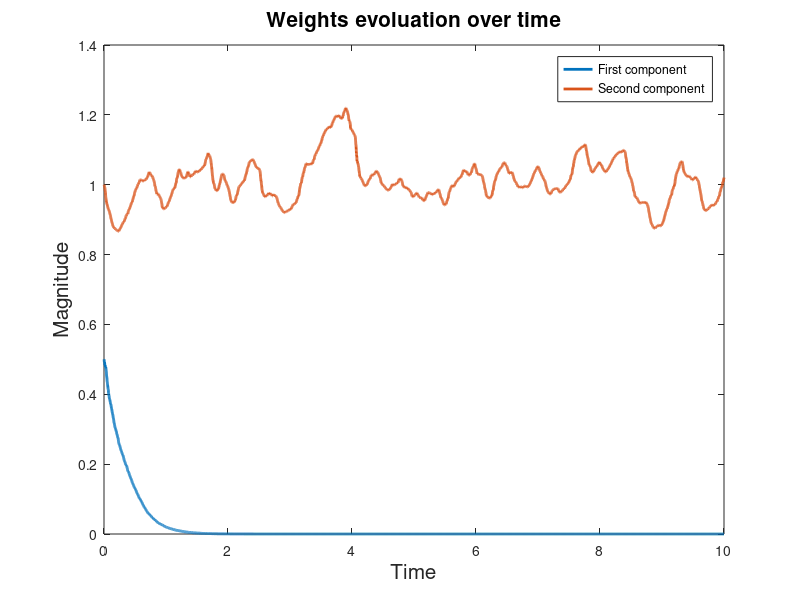
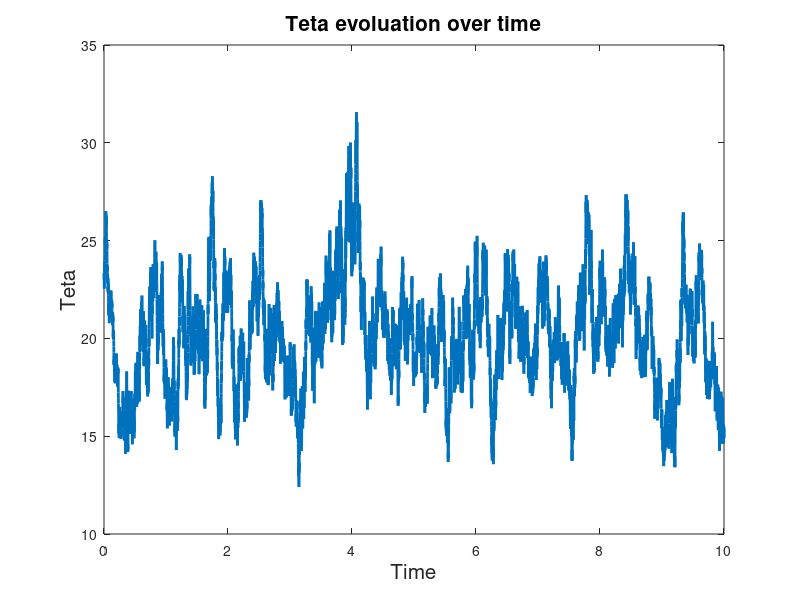
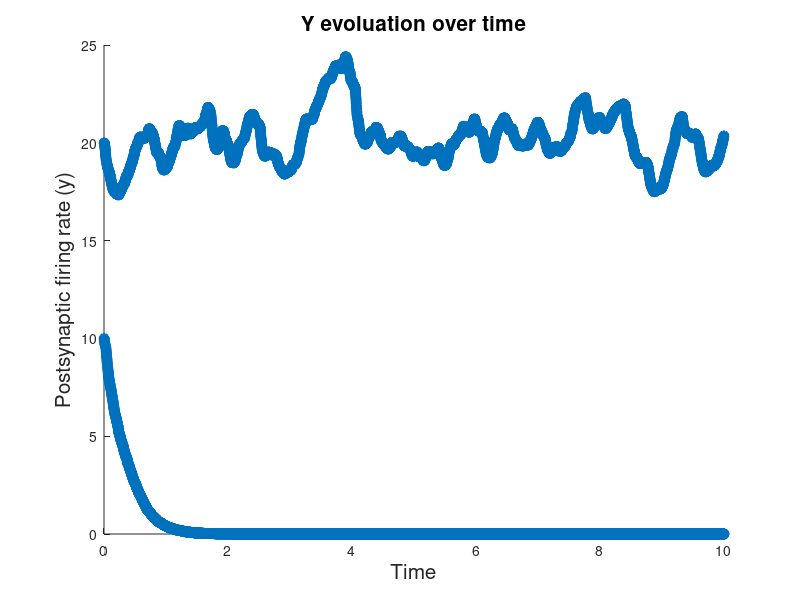
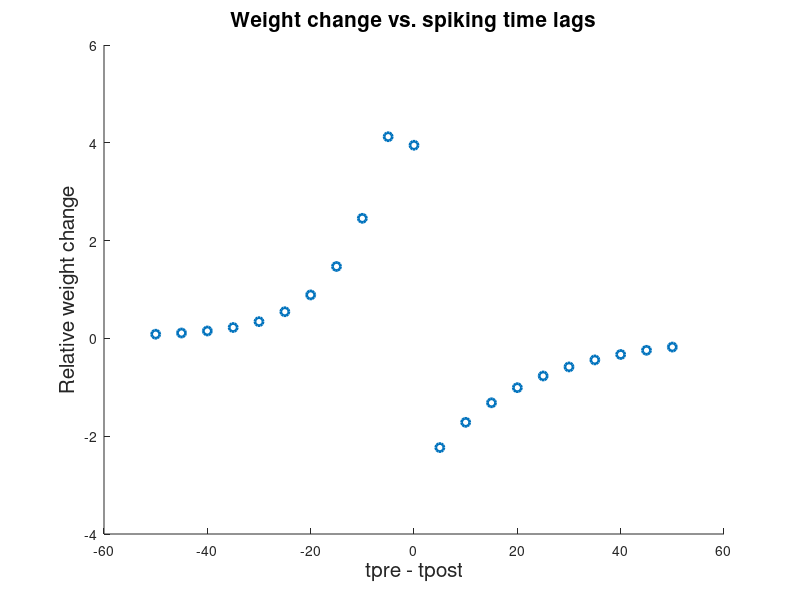

Here is the MATLAB script that generated these plots, in order:
%% BCM

close all
clc, clear

%Initialization
x_1 = [20; 0];
x_2 = [0; 20];
timestep = 10^-3;
T = 10; %everything in seconds
y0 = 10;
tau = 50*10^-3;
n = 10^-3;
y = zeros(1, T/timestep);
w = zeros(2, T/timestep + 1);
w(:,1) = [0.5; 1];
teta = zeros(1, T/timestep + 1);
teta(1) = 23;

for t=1:T/timestep
    if rand > 0.5
        x = x_1;
    else
        x = x_2;
    end
    
    %Updates
    
    y(t) = w(:,t)'*x;
    w(:,t+1) = w(:,t)+timestep*n*x*y(t)*(y(t)-teta(t));
    teta(t+1) = teta(t) + 1/tau * timestep * (-teta(t)+y(t)^2/y0);
    
    %Hard bound on w
    w(:,t+1) = w(:,t+1).*(w(:,t+1)>=0);
    
end

t = 10^-3:10^-3:10;

%Plot weights
figure
plot(t,w(1,1:end-1),'LineWidth',2);
hold on
plot(t,w(2,1:end-1),'LineWidth',2);
legend('First component', 'Second component');
xlabel('Time', 'FontSize', 15);
ylabel('Magnitude', 'FontSize', 15);
title('Weights evoluation over time', 'FontSize', 15);

%Plot teta
figure
plot(t,teta(1:end-1),'LineWidth',2);
xlabel('Time', 'FontSize', 15);
ylabel('Teta', 'FontSize', 15);
title('Teta evoluation over time', 'FontSize', 15);

%Plot y - average indeed goes to y0!! 
figure
scatter(t,y,'LineWidth',2);
xlabel('Time', 'FontSize', 15);
ylabel('Postsynaptic firing rate (y)', 'FontSize', 15);
title('Y evoluation over time', 'FontSize', 15);

%% STDP

%tdiff is tpre - tpost

%Initialization
Aplus = 1;
Aminus = 1;
tauplus = 10; %time in miliseconds
tauminus = 20;
T = 60*10^3;
timestep = 1;
diffvec = (-50:5:50);
no_exp = length(diffvec);
w = zeros(no_exp, T/timestep + 1);
w(:,1) = 1;
tpre = 1:1000:T;


for j = 1:no_exp
    
    tpost = tpre + diffvec(j);
    
    x = 1; 
    y = 1;
    
    for t=1:T/timestep
        x = x + 1/tauplus * timestep * (-x+sum(t*timestep==tpre)); %sum is one max
        y = y + 1/tauminus * timestep * (-y+sum(t*timestep==tpost));
        w(j,t+1) = w(j,t) + timestep * Aplus*x*sum(t*timestep==tpost)-Aminus*y*sum(t*timestep==tpre);
    end
end

figure;
scatter(-diffvec, w(:,end), 'LineWidth', 2) %minus to make the x axis be t_pre - t_post as plotted in class
xlabel('tpre - tpost', 'FontSize', 15);
ylabel('Relative weight change', 'FontSize', 15);
title('Weight change vs. spiking time lags', 'FontSize', 15)
    
        
        




